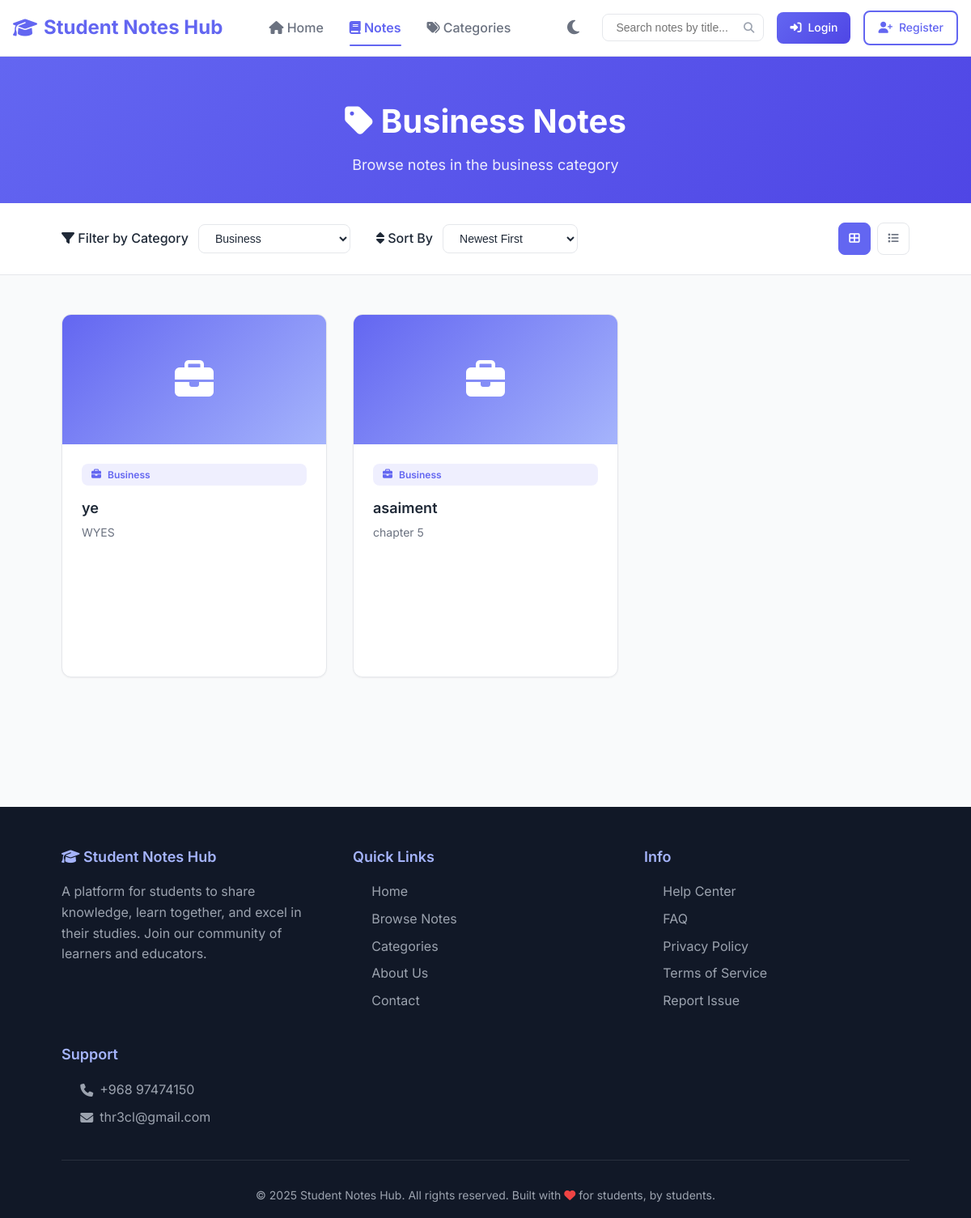
Before: /notes.php?category=business with the older database file.
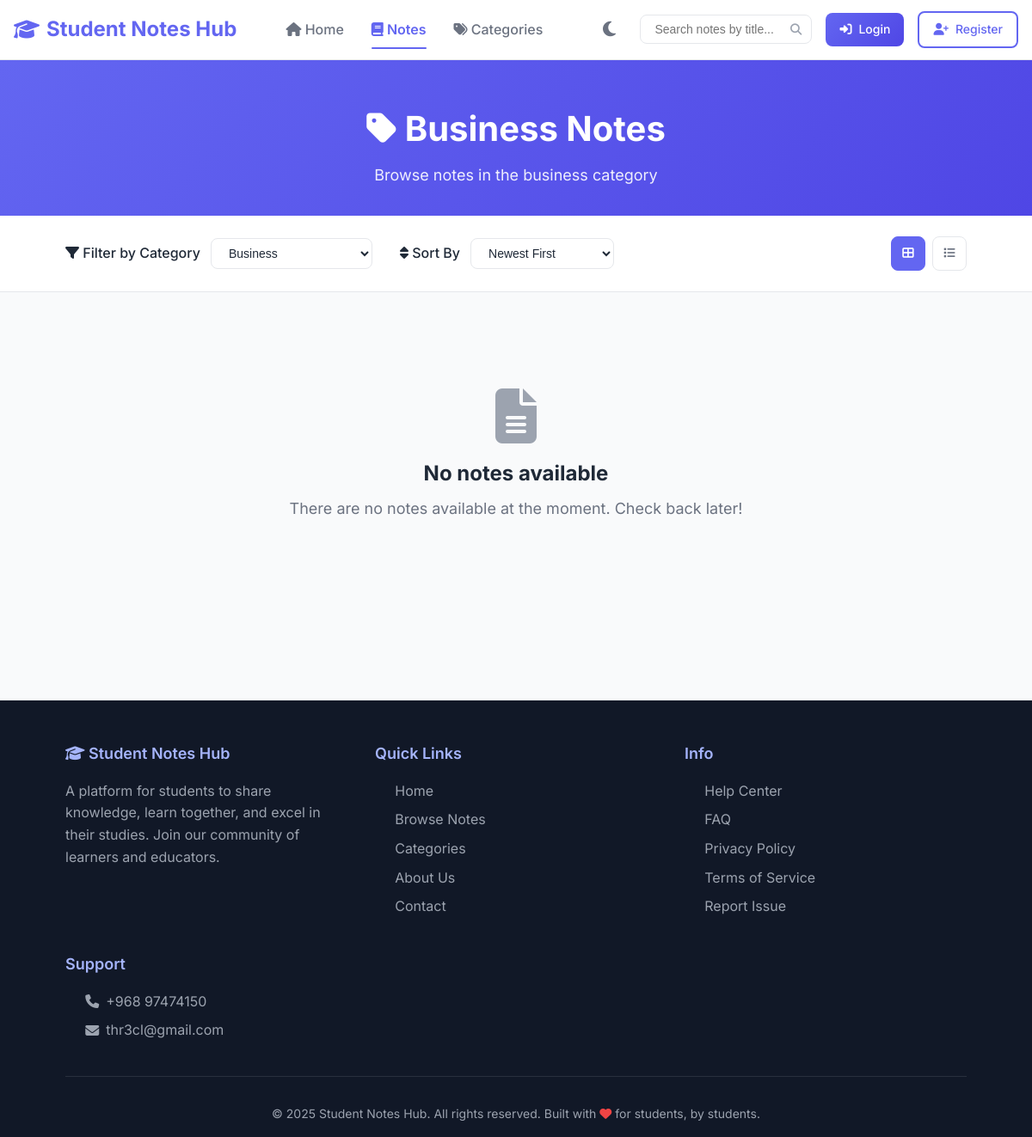
After: the same page with the newer database file.
### tables this page shows
CREATE TABLE IF NOT EXISTS `notes` (
  `id` int UNSIGNED NOT NULL AUTO_INCREMENT,
  `user_id` int UNSIGNED NOT NULL,
  `category_id` tinyint UNSIGNED NOT NULL,
  `title` varchar(255) NOT NULL,
  `description` text,
  `file_url` varchar(255) NOT NULL,
  `file_size` bigint UNSIGNED DEFAULT NULL,
  `file_type` varchar(10) DEFAULT NULL,
  `status` enum('published','draft','private') DEFAULT 'draft',
  `downloads` int UNSIGNED DEFAULT '0',
  `likes` int UNSIGNED DEFAULT '0',
  `views` int UNSIGNED DEFAULT '0',
  `created_at` timestamp NULL DEFAULT CURRENT_TIMESTAMP,
  `updated_at` timestamp NULL DEFAULT CURRENT_TIMESTAMP ON UPDATE CURRENT_TIMESTAMP,
  PRIMARY KEY (`id`),
  KEY `idx_notes_user` (`user_id`),
  KEY `idx_notes_cat` (`category_id`),
  KEY `idx_notes_status` (`status`),
  KEY `idx_notes_created` (`created_at`)
);

CREATE TABLE IF NOT EXISTS `categories` (
  `id` tinyint UNSIGNED NOT NULL AUTO_INCREMENT,
  `slug` varchar(30) NOT NULL,
  `name` varchar(60) NOT NULL,
  `icon` varchar(30) DEFAULT 'file',
  `description` text,
  PRIMARY KEY (`id`),
  UNIQUE KEY `slug` (`slug`),
  KEY `idx_cat_slug` (`slug`)
);

### notes.php (the view, shortened to what the changed rows need)
<?php
require __DIR__ . '/bootstrap.php';
$viewUserNotes = isset($_GET['user']) && $_GET['user'] === 'me' && isset($_SESSION['auth_user_id']);
$viewCategory = $_GET['category'] ?? null;
$searchQuery = $_GET['q'] ?? null;
$page = max(1, (int)($_GET['page'] ?? 1));
$limit = 12;
$offset = ($page - 1) * $limit;
if ($viewUserNotes) {
    $baseQuery = 'FROM notes n
                  JOIN categories c ON c.id = n.category_id
                  JOIN users u ON u.id = n.user_id
                  WHERE n.user_id = :user_id';
    $countQuery = 'SELECT COUNT(*) FROM notes WHERE user_id = :user_id';
    $params = [':user_id' => $_SESSION['auth_user_id']];
    $pageTitle = 'My Notes - Student Notes Hub';
} elseif ($viewCategory) {
    $baseQuery = 'FROM notes n
                  JOIN categories c ON c.id = n.category_id
                  JOIN users u ON u.id = n.user_id
                  WHERE n.status = "published" AND c.slug = :category';
    $countQuery = 'SELECT COUNT(*) FROM notes n
                   JOIN categories c ON c.id = n.category_id
                   WHERE n.status = "published" AND c.slug = :category';
    $params = [':category' => $viewCategory];
}
$countStmt = $pdo->prepare($countQuery);
$countStmt->execute($params);
$total = (int)$countStmt->fetchColumn();
$query = 'SELECT n.id, n.title, n.description, n.file_url, n.created_at, n.downloads, n.likes, n.views,
                 n.status, c.slug AS category, c.name AS cat_name, c.icon, u.id AS user_id, u.username, u.avatar_url ' .
         $baseQuery . ' ORDER BY n.created_at DESC LIMIT :l OFFSET :o';
$notesStmt = $pdo->prepare($query);
foreach ($params as $key => $value) {
    $notesStmt->bindValue($key, $value);
}
$notesStmt->bindValue(':l', $limit, PDO::PARAM_INT);
$notesStmt->bindValue(':o', $offset, PDO::PARAM_INT);
$notesStmt->execute();
$notes = $notesStmt->fetchAll();
require __DIR__ . '/components/header.php';
?>
    <main>
        <section class="page-header">
            <div class="container">
                <div class="header-content">
                    <?php if ($viewUserNotes): ?>
                        <h1><i class="fas fa-file-alt"></i> My Notes</h1>
                        <p>Manage and view all your uploaded notes</p>
                    <?php elseif ($viewCategory): ?>
                        <h1><i class="fas fa-tag"></i> <?= htmlspecialchars(ucfirst($viewCategory)) ?> Notes</h1>
                    <?php elseif ($searchQuery): ?>
                        <h1><i class="fas fa-search"></i> Search Results</h1>
                        <p>Found <?= $total ?> results for "<?= htmlspecialchars($searchQuery) ?>"</p>
                    <?php else: ?>
                        <h1><i class="fas fa-book"></i> Browse Notes</h1>
                        <p>Discover notes from students around the world</p>
                    <?php endif; ?>
                </div>
            </div>
        </section>
        <section class="notes-section">
            <div class="container">
                <?php if (empty($notes)): ?>
                    <div class="empty-state">
                        <i class="fas fa-file-alt" style="font-size: 4rem; color: var(--text-muted); margin-bottom: 1rem;"></i>
                        <?php if ($viewUserNotes): ?>
                            <h3>No notes uploaded yet</h3>
                            <p>You haven't uploaded any notes yet. Start sharing your knowledge!</p>
                            <a href="upload.php" class="btn btn-primary">
                                <i class="fas fa-upload"></i>
                                Upload Your First Note
                            </a>
                        <?php else: ?>
                            <h3>No notes available</h3>
                            <p>There are no notes available at the moment. Check back later!</p>
                        <?php endif; ?>
                    </div>
                <?php else: ?>
                    <div class="notes-grid" id="notesGrid">
                        <?php foreach ($notes as $note): ?>
                            <div class="note-card" data-note-id="<?= $note['id'] ?>" onclick="window.location.href='note-detail.php?id=<?= $note['id'] ?>'" style="cursor: pointer;">
                                <div class="note-image">
                                    <i class="fas fa-<?= $note['icon'] ?? 'file-alt' ?>"></i>
                                </div>
                                <div class="note-content">
                                    <div class="note-category">
                                        <i class="fas fa-<?= $note['icon'] ?? 'file-alt' ?>"></i>
                                        <?= htmlspecialchars($note['cat_name']) ?>
                                    </div>
                                    <h3 class="note-title"><?= htmlspecialchars($note['title']) ?></h3>
                                    <p class="note-description"><?= htmlspecialchars($note['description'] ?? '') ?></p>
                                </div>
                            </div>
                        <?php endforeach; ?>
                    </div>
                <?php endif; ?>
            </div>
        </section>
    </main>

Changed rows visible on the page:
removed notes: category.name "Business", title "ye", description "WYES"
removed notes: category.name "Business", title "asaiment", description "chapter 5"
Other visible differences:
text now shown: "No notes available There are no notes available at the moment. Check back later!"
